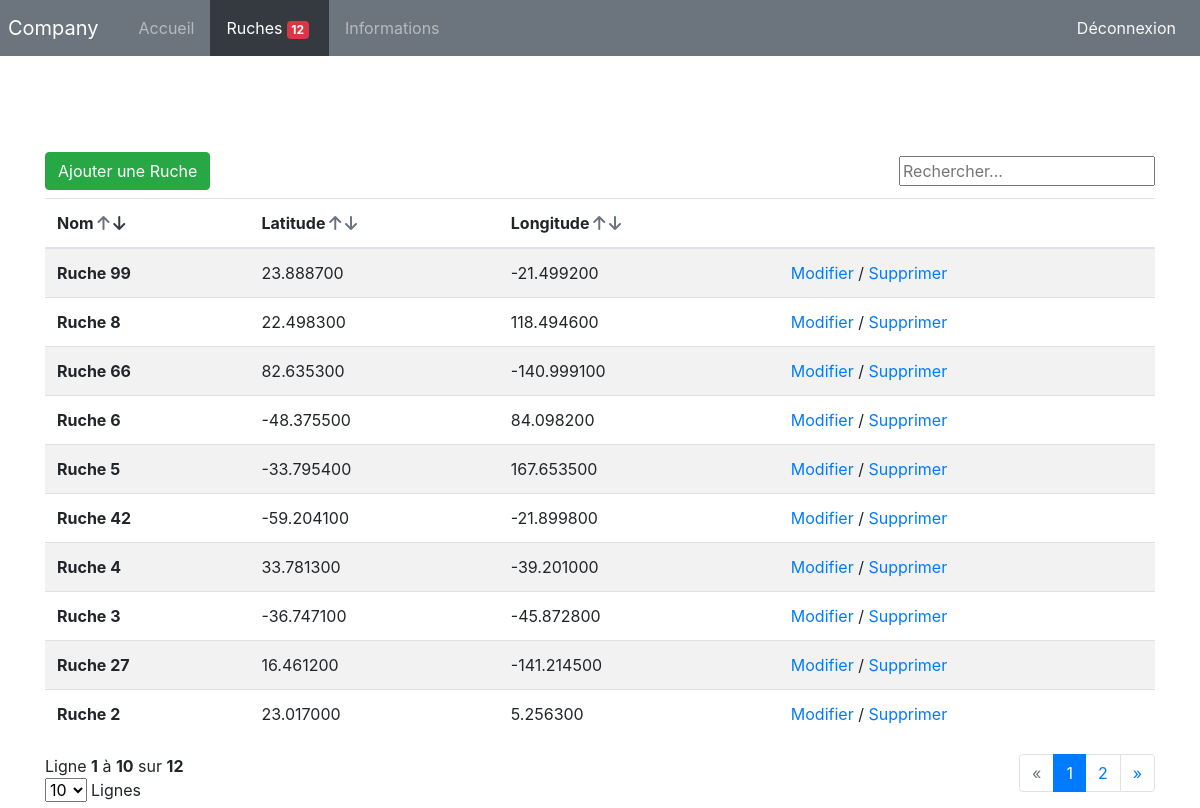
The page /?p=ruche&tri=nom&direction=DESC on the database its author committed.
### tables this page shows
CREATE TABLE IF NOT EXISTS `ruche` (
  `id` int NOT NULL AUTO_INCREMENT,
  `nom` text NOT NULL,
  `latitude` decimal(8,6) NOT NULL,
  `longitude` decimal(9,6) NOT NULL,
  PRIMARY KEY (`id`)
);

### template/ruche/index_ruche.php (the view, shortened to what this page needs)
<div class="d-flex justify-content-between align-items-center">
  <a type="button" class="btn btn-success" href="/?p=ruche&f=add">Ajouter une Ruche</a>
  <form>
    <input type="text" placeholder="Rechercher..." id="search"/>
  </form>
</div>
<table class="table table-striped mt-2">
  <thead>
    <tr>
      <th scope="col d-flex justify-content-between" id="nom">
        Nom
        <span>
          <a href="/?p=ruche&tri=nom&direction=ASC"><i class="fas fa-arrow-up text-secondary"></i></a>
          <a href="/?p=ruche&tri=nom&direction=DESC"><i class="fas fa-arrow-down text-secondary"></i></a>
        </span>
      </th>
      <th scope="col" id="latitude" >
      Latitude
        <span>
          <a href="/?p=ruche&tri=latitude&direction=ASC"><i class="fas fa-arrow-up text-secondary"></i></a>
          <a href="/?p=ruche&tri=latitude&direction=DESC"><i class="fas fa-arrow-down text-secondary"></i></a>
        </span>
      </th>
      <th scope="col" id="longitude">
      Longitude
        <span>
          <a href="/?p=ruche&tri=longitude&direction=ASC"><i class="fas fa-arrow-up text-secondary"></i></a>
          <a href="/?p=ruche&tri=longitude&direction=DESC"><i class="fas fa-arrow-down text-secondary"></i></a>
        </span>
      </th>
      <th scope="col" ></th>
    </tr>
  </thead>
  <tbody>
    <?php foreach ($ruches as $key => $ruche): ?>
    <tr>
      <th scope="row"><?=$ruche['nom']?></th>
      <td><?=$ruche['latitude']?></td>
      <td><?=$ruche['longitude']?></td>
      <td>
          <a href="/?p=ruche&f=modify&id=<?=$ruche['id']?>">Modifier</a> /
          <a href="/?p=ruche&f=delete&id=<?=$ruche['id']?>">Supprimer</a>
      </td>
    </tr>
    <?php endforeach; ?>
  </tbody>
</table>
<div class="d-flex justify-content-between">
  <div>
    Ligne <?php
    echo '<b>'.(($pagination-1) * $limit + 1) . '</b> à <b>' .  (($pagination-1) * $limit + count($ruches)) . '</b> sur <b>' . $nbrRuche . '</b>';
    ?>
    <div class="d-flex align-items-center">
      <form action="/?p=ruche&f=nbLines" method="post" name="form_nbLines" id="form_nbLines">
        <select name="nbLines" class="form-select" id="nbLines">
          <option value="10">10</option>
        </select>
      </form>
      <div class="px-1">
        Lignes
      </div>
    </div>
  </div>
  <?php
    $prec = $pagination == 1 ? 1 : $pagination-1;
    $suiv = $pagination == ceil((intval($nbrRuche) / $limit)) ? $pagination : $pagination+1;
  ?>
  <nav aria-label="Page navigation">
    <ul class="pagination">
      <li class="page-item" id="prec">
        <a class="page-link" href="/?p=ruche&pagination=<?= $prec ;?>" aria-label="Previous">
          <span aria-hidden="true">&laquo;</span>
        </a>
      </li>
      <?php for ($i=1; $i < ((intval($nbrRuche) / $limit) + 1); $i++): ?>
        <li class="page-item number"><a class="page-link" href="/?p=ruche&pagination=<?= $i ;?>"><?= $i ;?></a></li>
      <?php endfor; ?>
      <li class="page-item" id="suiv">
        <a class="page-link" href="/?p=ruche&pagination=<?= $suiv ;?>" aria-label="Next">
          <span aria-hidden="true">&raquo;</span>
        </a>
      </li>
    </ul>
  </nav>
</div>

### rows shown on the page
ruche: nom "Ruche 99", latitude "23.888700", longitude "-21.499200"
ruche: nom "Ruche 8", latitude "22.498300", longitude "118.494600"
ruche: nom "Ruche 66", latitude "82.635300", longitude "-140.999100"
ruche: nom "Ruche 6", latitude "-48.375500", longitude "84.098200"
ruche: nom "Ruche 5", latitude "-33.795400", longitude "167.653500"
ruche: nom "Ruche 42", latitude "-59.204100", longitude "-21.899800"
ruche: nom "Ruche 4", latitude "33.781300", longitude "-39.201000"
ruche: nom "Ruche 3", latitude "-36.747100", longitude "-45.872800"
ruche: nom "Ruche 27", latitude "16.461200", longitude "-141.214500"
ruche: nom "Ruche 2", latitude "23.017000", longitude "5.256300"

### other values the page prints
$nbrRuche['nb'] "12"
$nbrRuche "12"
